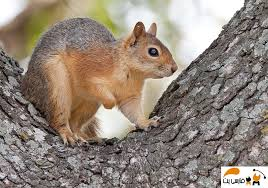
#> input picture progs/images/sanjab.jpg, 268 x 188 px
$ python histogram-equalization.py
#> lines starting #> are read from the running program, lines starting #| are printed output that depends on the picture
import numpy as np
import cv2
import matplotlib.pyplot as plt

# Load the image in grayscale
image = cv2.imread('../images/sanjab.jpg', cv2.IMREAD_GRAYSCALE)
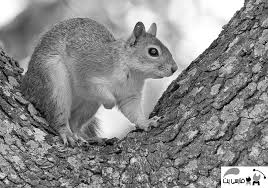
#> image: shape (188, 268); min 0, max 255, mean 136.5

# Step 1: Calculate the histogram of the image
hist, bins = np.histogram(image.flatten(), bins=256, range=[0, 256])
#> hist = 256 values, max 1190 at index 255, min 11 at index 1, mean 196.8; bins = 257 values from 0 to 256

# Step 2: Compute the cumulative distribution function (CDF)
cdf = hist.cumsum()
#> cdf = 256 values from 92 to 50384

# Normalize the CDF to be in the range [0, 255]
cdf_normalized = cdf * 255 / cdf[-1]  # Scale the CDF to the range [0, 255]
#> cdf_normalized = 256 values from 0.466 to 255

# Step 3: Use the normalized CDF to map the pixel intensities
equalized_image = np.interp(image.flatten(), bins[:-1], cdf_normalized)

# Reshape the flat equalized image back to its original shape
equalized_image = equalized_image.reshape(image.shape).astype(np.uint8)
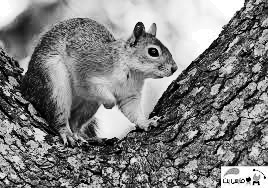
#> equalized_image: shape (188, 268); min 0, max 255, mean 127.8

# Display the original and equalized images for comparison
plt.figure(figsize=(10, 5))
plt.subplot(3, 2, 1)
plt.title("Original Image")
plt.imshow(image, cmap='gray')
plt.subplot(3, 2, 2)
plt.title("Equalized Image")
plt.imshow(equalized_image, cmap='gray')

# Display the histograms for comparison
plt.subplot(3, 2, 3)
plt.title("Original Histogram")
plt.hist(image.flatten(), bins=256, range=[0, 256], color='blue', alpha=0.7)
plt.subplot(3, 2, 4)
plt.title("Equalized Histogram")
plt.hist(equalized_image.flatten(), bins=256, range=[0, 256], color='green', alpha=0.7)

equ = cv2.equalizeHist(image)
res = np.hstack((image,equ))
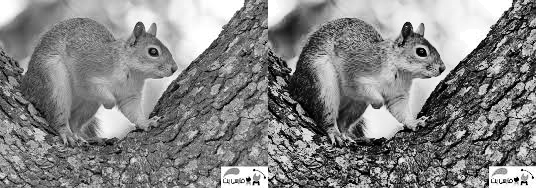
#> res: shape (188, 536); min 0, max 255, mean 132.3

plt.title("Equalized Histogram using equalizeHist")
plt.subplot(3, 2, 5)
plt.imshow(equ, cmap='gray')
plt.show()
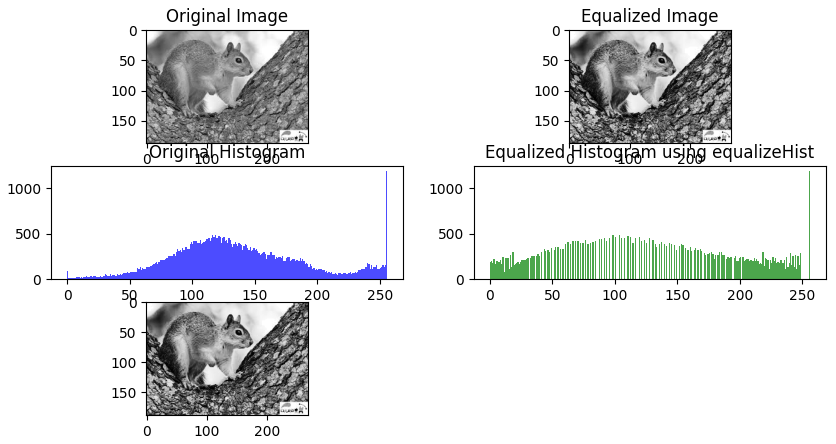
#> figure drawn by matplotlib, 5 panels; panel 3: tallest bar 1190 high, from x = 255 to 256; panel 4: tallest bar 1190 high, from x = 255 to 256

$ run again, with progs/images/derakht.jpg copied over progs/images/sanjab.jpg
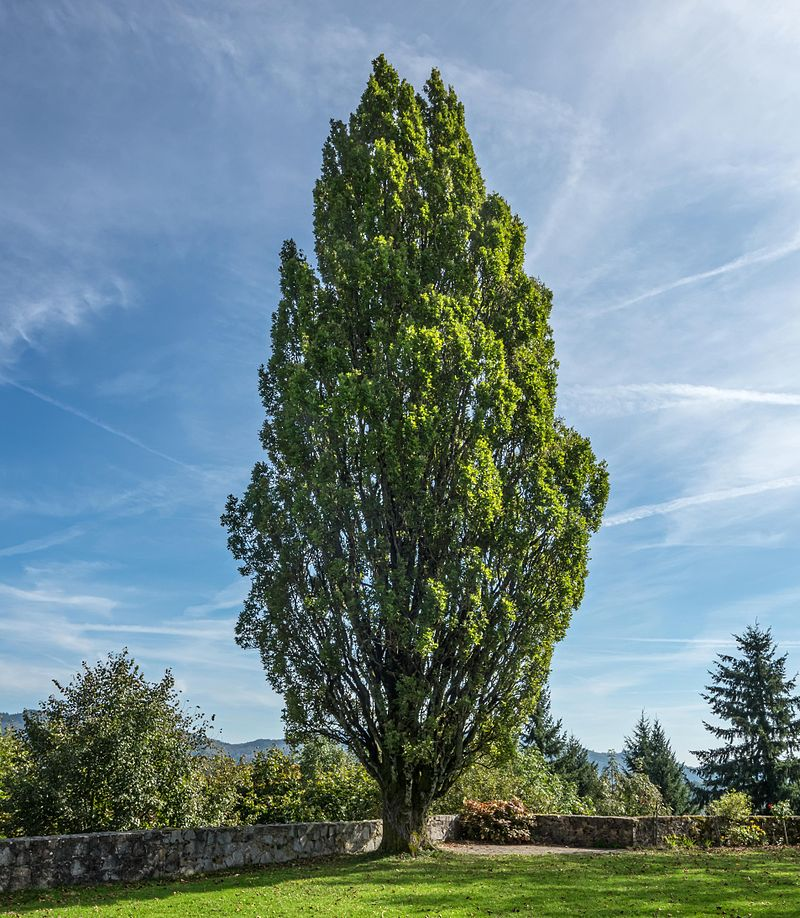
#> input picture progs/images/derakht.jpg, 800 x 918 px
#> `image = cv2.imread('../images/sanjab.jpg', cv2.IMREAD_GRAYSCALE)`:
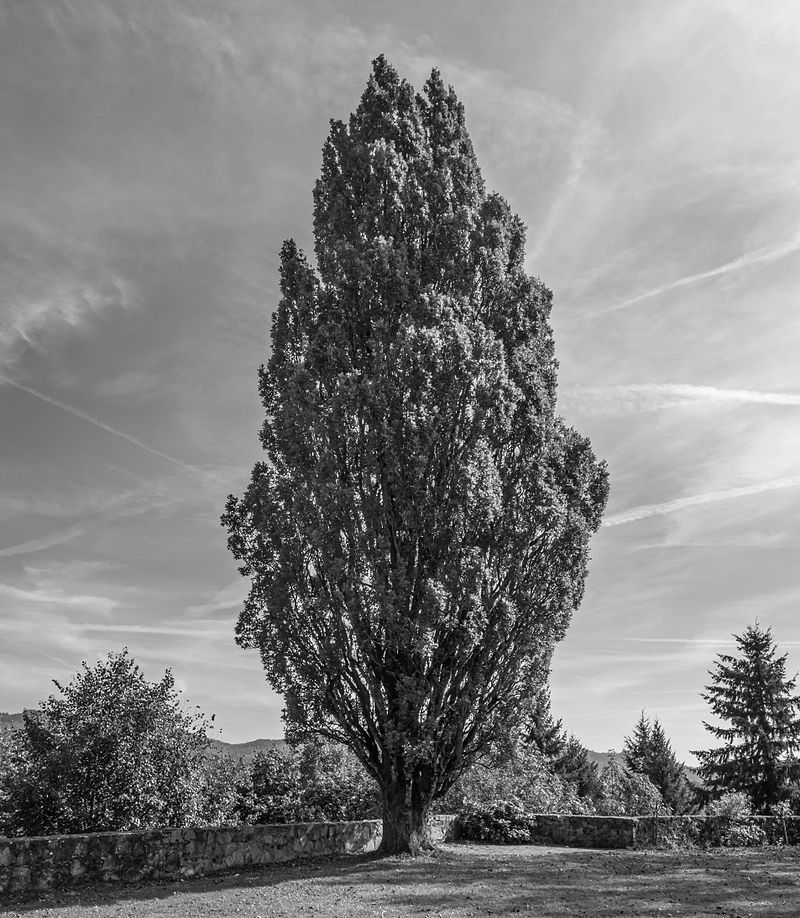
#> image: shape (918, 800); min 0, max 255, mean 127.3
#> hist = 256 values, max 7305 at index 146, min 52 at index 254, mean 2868.8; bins = 257 values from 0 to 256
#> cdf = 256 values from 1832 to 734400
#> cdf_normalized = 256 values from 0.636 to 255
#> `res = np.hstack((image,equ))`:
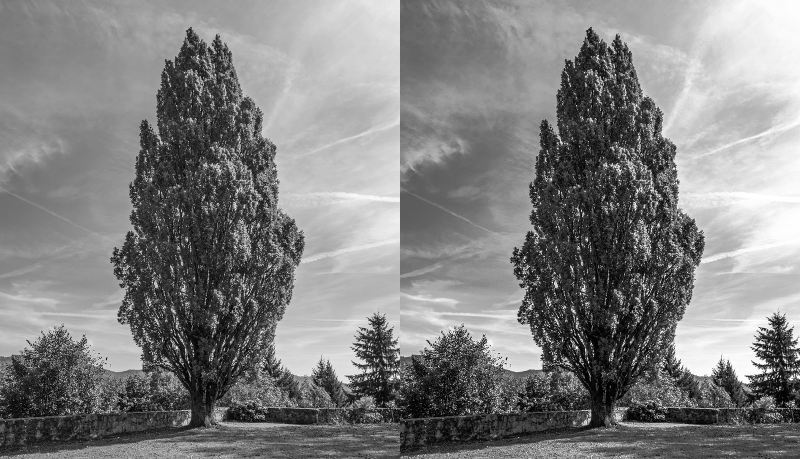
#> res: shape (918, 1600) (shown at 1/2 size); min 0, max 255, mean 127.6

$ run again, with progs/images/gol.jpg copied over progs/images/sanjab.jpg
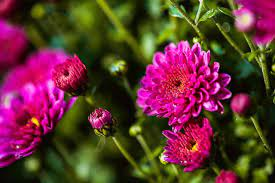
#> input picture progs/images/gol.jpg, 275 x 183 px
#> `image = cv2.imread('../images/sanjab.jpg', cv2.IMREAD_GRAYSCALE)`:
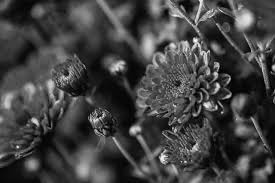
#> image: shape (183, 275); min 0, max 255, mean 65.4
#> hist = 256 values, max 597 at index 9, min 0 at index 234, mean 196.6; bins = 257 values from 0 to 256
#> cdf = 256 values from 55 to 50325
#> cdf_normalized = 256 values from 0.279 to 255
#> `res = np.hstack((image,equ))`:
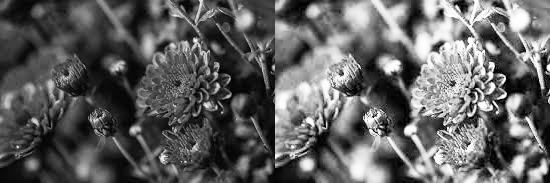
#> res: shape (183, 550); min 0, max 255, mean 96.9
